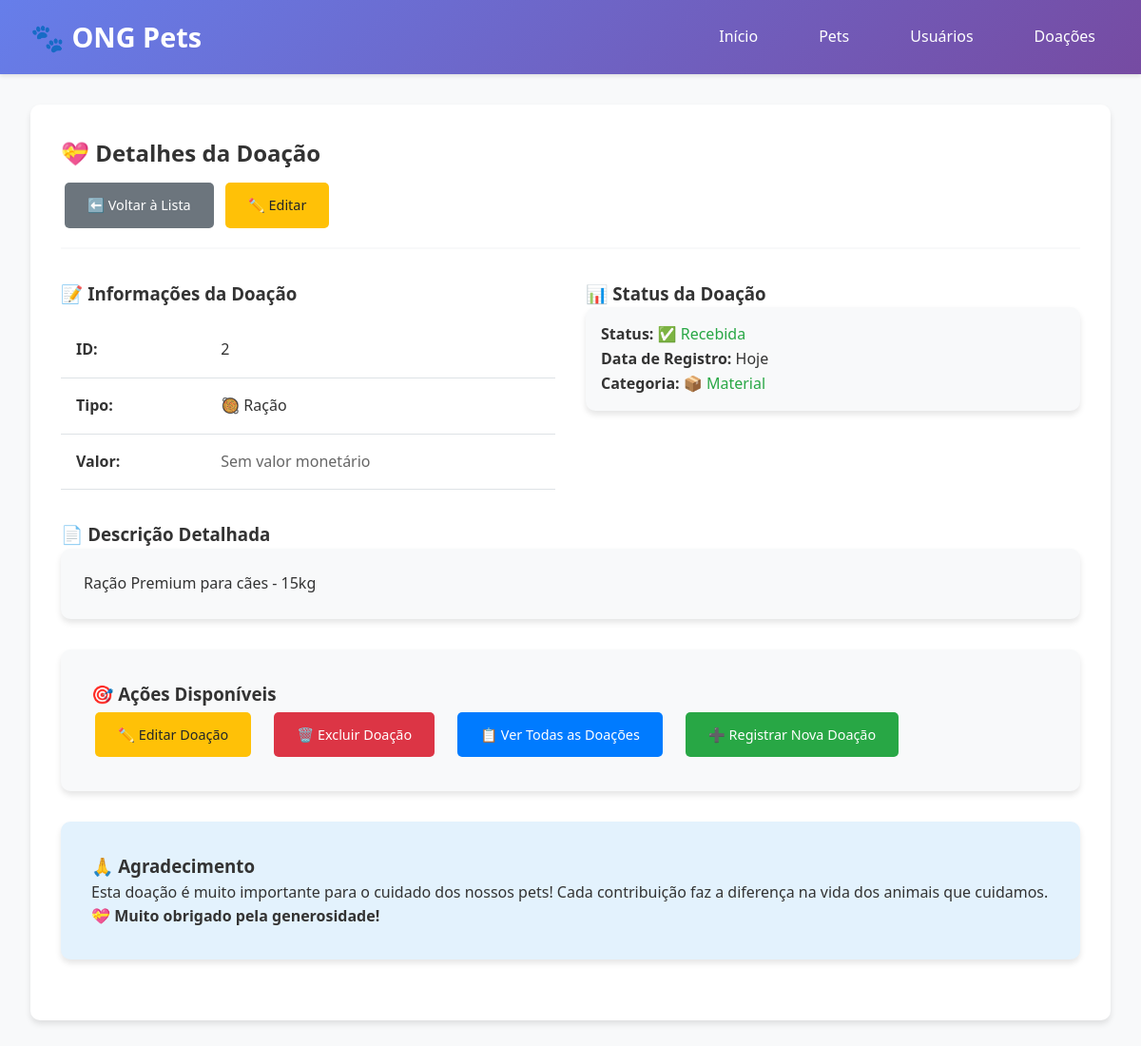
Page /index.php?controller=doacao&action=show&id=2 on the committed database.
### tables this page shows
CREATE TABLE IF NOT EXISTS doacao (
    id INT AUTO_INCREMENT PRIMARY KEY,
    tipo VARCHAR(100) NOT NULL,
    valor DECIMAL(10,2),
    descricao TEXT,
    created_at TIMESTAMP DEFAULT CURRENT_TIMESTAMP,
    updated_at TIMESTAMP DEFAULT CURRENT_TIMESTAMP ON UPDATE CURRENT_TIMESTAMP
);

### config/Database.php (called while the page is built, shortened)
<?php
class Database {
    private $host = 'localhost';
    private $db_name = 'ong_pets';
    private $username = 'root';
    private $password = '';
    public function getConnection() {
        $this->pdo = null;
        try {
            $this->pdo = new PDO(
                "mysql:host=" . $this->host . ";dbname=" . $this->db_name,
                $this->username,
                $this->password
            );
            $this->pdo->setAttribute(PDO::ATTR_ERRMODE, PDO::ERRMODE_EXCEPTION);
            $this->pdo->exec("set names utf8");
        } catch(PDOException $exception) {
            echo "Erro de conexão: " . $exception->getMessage();
        }
        return $this->pdo;
    }
}
?>

### models/Doacao.php (called while the page is built, shortened)
<?php
class Doacao {
    private $conn;
    private $table_name = "doacao";
    public $id;
    public function __construct($db) {
        $this->conn = $db;
    }
    public function readOne() {
        $query = "SELECT id, tipo, valor, descricao
                  FROM " . $this->table_name . "
                  WHERE id = ? LIMIT 0,1";
        $stmt = $this->conn->prepare($query);
        $stmt->bindParam(1, $this->id);
        $stmt->execute();
        $row = $stmt->fetch(PDO::FETCH_ASSOC);
        if($row) {
            $this->tipo = $row['tipo'];
            $this->valor = $row['valor'];
            $this->descricao = $row['descricao'];
            return true;
        }
        return false;
    }
}
?>

### views/doacoes/show.php (the view, shortened to what this page needs)
<?php include 'views/partials/header.php'; ?>
<div class="container">
    <div class="card">
        <div class="card-header">
            <h1 class="card-title">💝 Detalhes da Doação</h1>
            <div>
                <a href="index.php?controller=doacao&action=index" class="btn btn-secondary">⬅️ Voltar à Lista</a>
                <a href="index.php?controller=doacao&action=edit&id=<?= $this->doacao->id ?>" class="btn btn-warning">✏️ Editar</a>
            </div>
        </div>
        <div class="grid" style="grid-template-columns: 1fr 1fr;">
            <div>
                <h3>📝 Informações da Doação</h3>
                <table class="table">
                    <tr>
                        <td><strong>ID:</strong></td>
                        <td><?= htmlspecialchars($this->doacao->id) ?></td>
                    </tr>
                    <tr>
                        <td><strong>Tipo:</strong></td>
                        <td>
                            <?php
                            $tipos = [
                                'Dinheiro' => '💰',
                                'Ração' => '🥘',
                                'Medicamento' => '💊',
                                'Brinquedo' => '🧸',
                                'Roupa' => '👕',
                                'Cama' => '🛏️',
                                'Material' => '🧽',
                                'Transporte' => '🚗',
                                'Outro' => '📦'
                            ];
                            $icone = '📦';
                            foreach($tipos as $tipo => $emoji) {
                                if(stripos($this->doacao->tipo, $tipo) !== false) {
                                    $icone = $emoji;
                                    break;
                                }
                            }
                            echo $icone . ' ' . htmlspecialchars($this->doacao->tipo);
                            ?>
                        </td>
                    </tr>
                    <tr>
                        <td><strong>Valor:</strong></td>
                        <td>
                            <?php if($this->doacao->valor && $this->doacao->valor > 0): ?>
                                <span style="color: #28a745; font-weight: bold;">
                                    R$ <?= number_format($this->doacao->valor, 2, ',', '.') ?>
                                </span>
                            <?php else: ?>
                                <span style="color: #666;">Sem valor monetário</span>
                            <?php endif; ?>
                        </td>
                    </tr>
                </table>
            </div>
            <div>
                <h3>📊 Status da Doação</h3>
                <div class="card" style="background-color: #f8f9fa; padding: 1rem;">
                    <p><strong>Status:</strong> <span style="color: #28a745;">✅ Recebida</span></p>
                    <p><strong>Data de Registro:</strong> Hoje</p>
                    <p><strong>Categoria:</strong>
                        <?php
                        if(stripos($this->doacao->tipo, 'Dinheiro') !== false) {
                            echo '<span style="color: #007bff;">💰 Monetária</span>';
                        } else {
                            echo '<span style="color: #28a745;">📦 Material</span>';
                        }
                        ?>
                    </p>
                </div>
            </div>
        </div>
        <?php if($this->doacao->descricao): ?>
        <div style="margin-top: 2rem;">
            <h3>📄 Descrição Detalhada</h3>
            <div class="card" style="background-color: #f8f9fa; padding: 1.5rem;">
                <p style="margin: 0; white-space: pre-wrap;"><?= htmlspecialchars($this->doacao->descricao) ?></p>
            </div>
        </div>
        <?php endif; ?>
        <div class="card" style="margin-top: 2rem; background-color: #f8f9fa;">
            <h3>🎯 Ações Disponíveis</h3>
            <div style="display: flex; gap: 1rem; flex-wrap: wrap;">
                <a href="index.php?controller=doacao&action=edit&id=<?= $this->doacao->id ?>"
                   class="btn btn-warning">✏️ Editar Doação</a>
                <a href="javascript:void(0)"
                   onclick="confirmDelete('index.php?controller=doacao&action=delete&id=<?= $this->doacao->id ?>', 'doação')"
                   class="btn btn-danger">🗑️ Excluir Doação</a>
                <a href="index.php?controller=doacao&action=index"
                   class="btn btn-primary">📋 Ver Todas as Doações</a>
                <a href="index.php?controller=doacao&action=create"
                   class="btn btn-success">➕ Registrar Nova Doação</a>
            </div>
        </div>
        <div class="card" style="margin-top: 2rem; background-color: #e3f2fd;">
            <h3>🙏 Agradecimento</h3>
            <p>Esta doação é muito importante para o cuidado dos nossos pets! Cada contribuição faz a diferença na vida dos animais que cuidamos.</p>
            <p><strong>💝 Muito obrigado pela generosidade!</strong></p>
        </div>
    </div>
</div>
<?php include 'views/partials/footer.php'; ?>

### public/css/style.css (style rules this page uses)
* { margin: 0; padding: 0; box-sizing: border-box; }
body { font-family: 'Segoe UI', Tahoma, Geneva, Verdana, sans-serif; background-color: #f8f9fa; color: #333; line-height: 1.6; }
.container { max-width: 1200px; margin: 2rem auto; padding: 0 2rem; }
.card { background: white; border-radius: 10px; box-shadow: 0 4px 6px rgba(0,0,0,0.1); padding: 2rem; margin-bottom: 2rem; }
.card-header { border-bottom: 2px solid #f8f9fa; padding-bottom: 1rem; margin-bottom: 1.5rem; }
.card-title { font-size: 1.5rem; color: #333; margin-bottom: 0.5rem; }
.btn { display: inline-block; padding: 0.75rem 1.5rem; border: none; border-radius: 5px; text-decoration: none; cursor: pointer; font-size: 0.9rem; transition: all 0.3s; margin: 0.25rem; }
.btn-primary { background-color: #007bff; color: white; }
.btn-success { background-color: #28a745; color: white; }
.btn-warning { background-color: #ffc107; color: #212529; }
.btn-danger { background-color: #dc3545; color: white; }
.btn-secondary { background-color: #6c757d; color: white; }
.table { width: 100%; border-collapse: collapse; margin-top: 1rem; }
.table th, .table td { padding: 1rem; text-align: left; border-bottom: 1px solid #dee2e6; }
.grid { display: grid; grid-template-columns: repeat(auto-fit, minmax(300px, 1fr)); gap: 2rem; margin-top: 2rem; }
.card { animation: fadeIn 0.5s ease-out; }

### rows in the picture
doacao: id "2", tipo "Ração", descricao "Ração Premium para cães - 15kg"

### other values in the picture
$icone "🥘"
